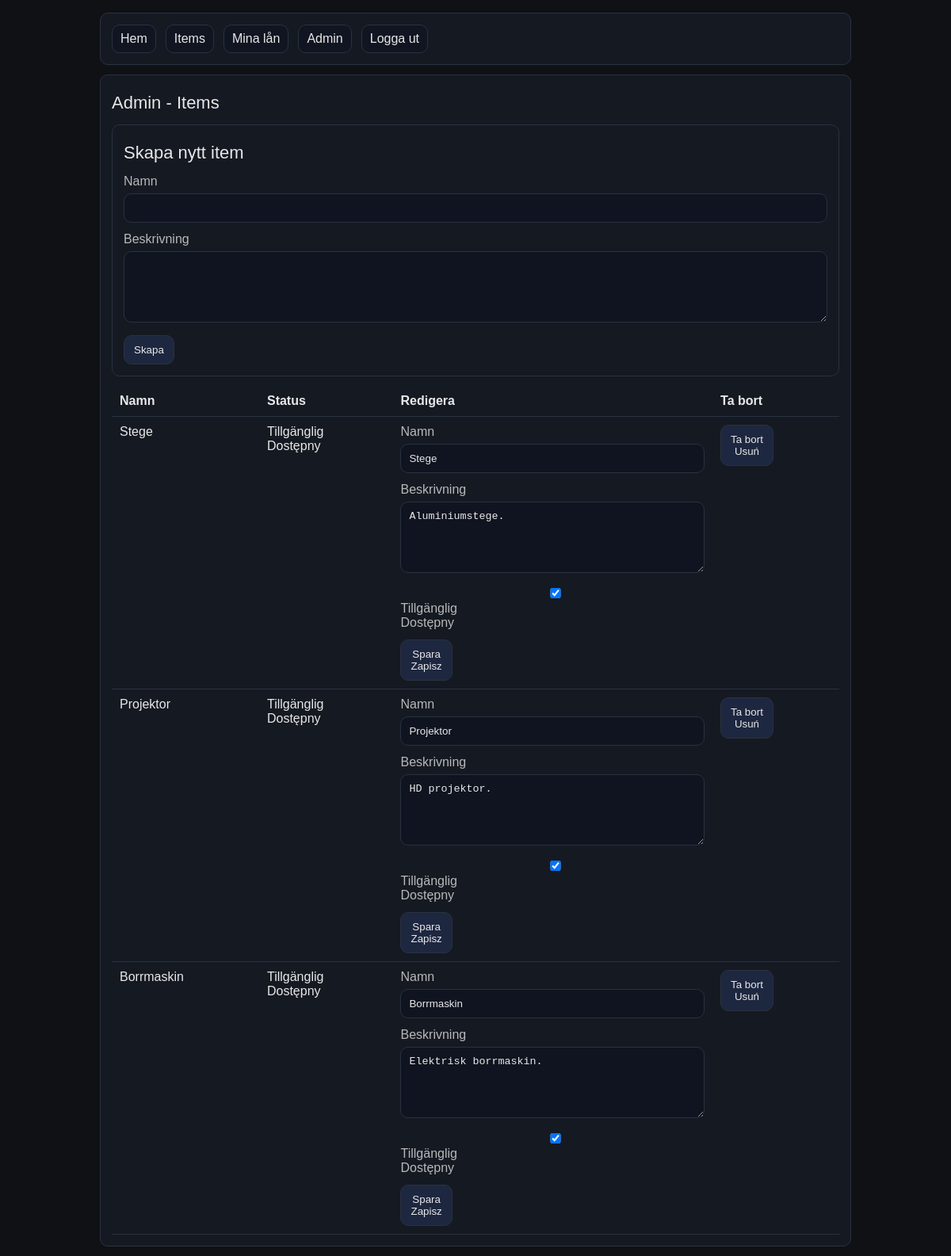
/admin/items (signed in), run on the app's committed database.
### tables this page shows
CREATE TABLE items (
  id INT AUTO_INCREMENT PRIMARY KEY,
  name VARCHAR(100) NOT NULL,
  description TEXT,
  available TINYINT(1) NOT NULL DEFAULT 1,
  created_at TIMESTAMP DEFAULT CURRENT_TIMESTAMP
);

### app/Core/Controller.php (called while the page is built, shortened)
<?php
class Controller
{
  protected function render(string $vy, array $data = []): void
  {
    $view = new View();
    $view->render($vy, $data);
  }
}

### app/Controllers/AdminController.php (called while the page is built, shortened)
<?php
final class AdminController extends Controller
{
  public function items(): void
  {
    $items = Item::alla();
    $this->render('admin/items', [
      'items' => $items,
      'fel' => [],
      'gammal' => [],
    ]);
  }
}

### public/index.php (called while the page is built, shortened)
<?php
spl_autoload_register(function (string $klass): void {
  $prefix = 'App\\';
  $relativ = substr($klass, strlen($prefix));
  $relativ = str_replace('\\', '/', $relativ);
  $fil = __DIR__ . '/../app/' . $relativ . '.php';
});
$router = new Router();
$auth = new AuthController();
$item = new ItemController();
$lan = new LoanController();
$admin = new AdminController();
$router->get('/', function () {
  $view = new \App\Core\View();
  $view->render('home', []);
});
$router->get('/login', [$auth, 'visaLogin']);
$router->post('/login', [$auth, 'loggaIn']);
$router->get('/register', [$auth, 'visaRegister']);
$router->post('/register', [$auth, 'registrera']);
$router->get('/logout', [$auth, 'loggaUt']);
$router->get('/items', [$item, 'index']);
$router->get('/items/show', [$item, 'show']);
$router->get('/lan', [$lan, 'index']);
$router->post('/lan/skapa', [$lan, 'skapa']);
$router->post('/lan/aterlamna', [$lan, 'aterlamna']);
$router->get('/admin/items', [$admin, 'items']);
$router->post('/admin/items/skapa', [$admin, 'skapaItem']);
$router->post('/admin/items/uppdatera', [$admin, 'uppdateraItem']);
$router->post('/admin/items/tabort', [$admin, 'taBortItem']);
$router->dispatch();

### app/Core/Auth.php (called while the page is built, shortened)
<?php
final class Auth
{
  public static function anvandareId(): ?int
  {
    return isset($_SESSION[self::SESSION_USER])
      ? (int) $_SESSION[self::SESSION_USER]
      : null;
  }
  public static function inloggad(): bool
  {
    return self::anvandareId() !== null;
  }
  public static function anvandare(): ?User
  {
    $id = self::anvandareId();
    return User::hitta($id);
  }
}

### app/Core/Database.php (called while the page is built, shortened)
<?php
final class Database
{
  private static ?Database $instans = null;
  private PDO $anslutning;
  private function __construct(array $konfig)
  {
    $dsn = 'mysql:host=' . $konfig['db_host']
      . ';dbname=' . $konfig['db_name']
      . ';charset=' . $konfig['db_charset'];
    try {
      $this->anslutning = new PDO(
        $dsn,
        $konfig['db_user'],
        $konfig['db_pass'],
        [
          PDO::ATTR_ERRMODE => PDO::ERRMODE_EXCEPTION,
          PDO::ATTR_DEFAULT_FETCH_MODE => PDO::FETCH_ASSOC,
          PDO::ATTR_EMULATE_PREPARES => false,
        ]
      );
    } catch (PDOException $e) {
      die('Databasfel: ' . $e->getMessage());
    }
  }
  public static function hamtaInstans(array $konfig): Database
  {
    if (self::$instans === null) {
      self::$instans = new Database($konfig);
    }
    return self::$instans;
  }
  public function pdo(): PDO
  {
    return $this->anslutning;
  }
}

### app/Models/BaseModel.php (called while the page is built, shortened)
<?php
abstract class BaseModel
{
  protected static array $konfig = [];
  public static function sattKonfig(array $konfig): void
  {
    self::$konfig = $konfig;
  }
  protected static function pdo(): PDO
  {
    return Database::hamtaInstans(self::$konfig)->pdo();
  }
}

### app/Models/User.php (called while the page is built, shortened)
<?php
final class User extends BaseModel
{
  public static function hitta(int $id): ?User
  {
    $sql = 'SELECT id, username, email, password, role
            FROM users
            WHERE id = :id
            LIMIT 1';
    $stmt = self::pdo()->prepare($sql);
    $stmt->execute(['id' => $id]);
    $rad = $stmt->fetch();
    return self::franRad($rad);
  }
  private static function franRad(array $rad): User
  {
    $u = new User();
    $u->id = (int) $rad['id'];
    $u->anvandarnamn = (string) $rad['username'];
    $u->epost = (string) $rad['email'];
    $u->losenord_hash = (string) $rad['password'];
    $u->roll = (string) $rad['role'];
    return $u;
  }
}

### app/Models/Item.php (called while the page is built, shortened)
<?php
final class Item extends BaseModel
{
  public static function alla(): array
  {
    $sql = 'SELECT id, name, description, available
            FROM items
            ORDER BY id DESC';
    $stmt = self::pdo()->query($sql);
    $lista = [];
    while ($rad = $stmt->fetch()) {
      $lista[] = self::franRad($rad);
    }
    return $lista;
  }
  private static function franRad(array $rad): Item
  {
    $i = new Item();
    $i->id = (int) $rad['id'];
    $i->namn = (string) $rad['name'];
    $i->beskrivning = (string) ($rad['description'] ?? '');
    $i->tillganglig = ((int) $rad['available']) === 1;
    return $i;
  }
}

### views/admin/items.php (the view, shortened to what this page needs)
<?php
$items = $items ?? [];
$fel = $fel ?? [];
$gammal = $gammal ?? [];
?>
<div class="kort">
  <div class="h1">Admin - Items</div>
  <div class="kort">
    <div class="h1">Skapa nytt item</div>
    <form method="post" action="/admin/items/skapa">
      <?php
        echo FormBuilder::input(
          'text',
          'namn',
          'Namn',
          $gammal['namn'] ?? '',
          $fel
        );
        echo FormBuilder::textarea(
          'beskrivning',
          'Beskrivning',
          $gammal['beskrivning'] ?? '',
          $fel
        );
        echo FormBuilder::knapp('Skapa');
      ?>
    </form>
  </div>
  <?php if (empty($items)): ?>
    <p>
      Inga items i databasen.
      <br>
      Brak przedmiotów.
    </p>
  <?php else: ?>
    <table class="tabell">
      <thead>
        <tr>
          <th>Namn</th>
          <th>Status</th>
          <th>Redigera</th>
          <th>Ta bort</th>
        </tr>
      </thead>
      <tbody>
      <?php foreach ($items as $item): ?>
        <tr>
          <td>
            <?php echo htmlspecialchars($item->namn); ?>
          </td>
          <td>
            <?php echo $item->tillganglig ? 'Tillgänglig' : 'Utlånad'; ?>
            <br>
            <?php echo $item->tillganglig ? 'Dostępny' : 'Wypożyczony'; ?>
          </td>
          <td>
            <form method="post" action="/admin/items/uppdatera">
              <?php echo FormBuilder::input(
                'text',
                'namn',
                'Namn',
                $item->namn,
                []
              ); ?>
              <?php echo FormBuilder::textarea(
                'beskrivning',
                'Beskrivning',
                $item->beskrivning,
                []
              ); ?>
              <div class="falt">
                <label>
                  <input type="checkbox"
                         name="tillganglig"
                         <?php echo $item->tillganglig ? 'checked' : ''; ?>>
                  Tillgänglig
                  <br>
                  Dostępny
                </label>
              </div>
              <button class="knapp" type="submit">
                Spara
                <br>
                Zapisz
              </button>
            </form>
          </td>
          <td>
            <form method="post" action="/admin/items/tabort">
              <button class="knapp"
                      type="submit"
                      data-bekrafta-tabort="1">
                Ta bort
                <br>
                Usuń
              </button>
            </form>
          </td>
        </tr>
      <?php endforeach; ?>
      </tbody>
    </table>
  <?php endif; ?>
</div>

### app/Core/Router.php (shortened to what this page needs)
<?php
final class Router
{
  private array $rutter = [
    'GET' => [],
    'POST' => [],
  ];
  public function get(string $sokvag, callable $hanterare): void
  {
    $this->rutter['GET'][$this->normalisera($sokvag)] = $hanterare;
  }
  public function post(string $sokvag, callable $hanterare): void
  {
    $this->rutter['POST'][$this->normalisera($sokvag)] = $hanterare;
  }
  public function dispatch(): void
  {
    $metod = $_SERVER['REQUEST_METHOD'] ?? 'GET';
    $uri = $_SERVER['REQUEST_URI'] ?? '/';
    $path = parse_url($uri, PHP_URL_PATH) ?? '/';
    $path = $this->normalisera($path);
    $metodRutter = $this->rutter[$metod] ?? [];
    if (isset($metodRutter[$path])) {
      call_user_func($metodRutter[$path]);
      return;
    }
  }
  private function normalisera(string $sokvag): string
  {
    $sokvag = trim($sokvag);
    return $sokvag;
  }
}

### app/Core/View.php (shortened to what this page needs)
<?php
final class View
{
  private string $viewsSokvag;
  public function __construct()
  {
    $this->viewsSokvag = dirname(__DIR__, 2) . '/views';
  }
  public function render(string $vy, array $data = []): void
  {
    extract($data, EXTR_SKIP);
    $fil = $this->viewsSokvag . '/' . $vy . '.php';
    $this->inkludera('layout/header', $data);
    require $fil;
    $this->inkludera('layout/footer', $data);
  }
  private function inkludera(string $vy, array $data = []): void
  {
    extract($data, EXTR_SKIP);
    $fil = $this->viewsSokvag . '/' . $vy . '.php';
    if (is_file($fil)) {
      require $fil;
    }
  }
}

### views/layout/header.php (shortened to what this page needs)
<?php
$bas = str_replace('\\', '/', dirname($_SERVER['SCRIPT_NAME'] ?? ''));
$bas = rtrim($bas, '/');
if ($bas === '' || $bas === '.') {
  $bas = '';
}
$u = Auth::anvandare();
?>
<!doctype html>
<html lang="sv">
<head>
  <link rel="stylesheet" href="<?php echo $bas; ?>/assets/css/app.css">
</head>
<body>
  <div class="container">
    <div class="kort">
      <div class="nav">
        <a href="<?php echo $bas; ?>/">Hem</a>
        <a href="<?php echo $bas; ?>/items">Items</a>
        <?php if (Auth::inloggad()): ?>
          <a href="<?php echo $bas; ?>/lan">Mina lån</a>
          <?php if ($u !== null && $u->roll === 'admin'): ?>
            <a href="<?php echo $bas; ?>/admin/items">Admin</a>
          <?php endif; ?>
          <a href="<?php echo $bas; ?>/logout">Logga ut</a>
        <?php else: ?>
          <a href="<?php echo $bas; ?>/login">Logga in</a>
          <a href="<?php echo $bas; ?>/register">Registrera</a>
        <?php endif; ?>
      </div>
    </div>

### app/Services/FormBuilder.php (shortened to what this page needs)
<?php
final class FormBuilder
{
  private static function e(string $text): string
  {
    return htmlspecialchars($text, ENT_QUOTES, 'UTF-8');
  }
  public static function input(
    string $typ,
    string $namn,
    string $etikett,
    string $varde = '',
    array $fel = []
  ): string {
    $felHtml = '';
    return
      '<div class="falt">' . "\n" .
      '<label>' . self::e($etikett) . '</label>' . "\n" .
      '<input type="' . self::e($typ) . '"' . "\n" .
      'name="' . self::e($namn) . '"' . "\n" .
      'value="' . self::e($varde) . '">' . "\n" .
      $felHtml . "\n" .
      '</div>';
  }
  public static function textarea(
    string $namn,
    string $etikett,
    string $varde = '',
    array $fel = []
  ): string {
    $felHtml = '';
    return
      '<div class="falt">' . "\n" .
      '<label>' . self::e($etikett) . '</label>' . "\n" .
      '<textarea name="' . self::e($namn) . '">' .
      self::e($varde) .
      '</textarea>' . "\n" .
      $felHtml . "\n" .
      '</div>';
  }
  public static function knapp(string $text): string
  {
    return '<button class="knapp" type="submit">'
      . self::e($text)
      . '</button>';
  }
}

### views/layout/footer.php (shortened to what this page needs)
  </div>
</body>
</html>

### public/assets/css/app.css (style rules this page uses)
:root { --bakgrund: #0f1115; --yta: #151922; --text: #e8e8e8; --muted: #b9b9b9; --kant: #2a3140; --fel: #ff6b6b; }
* { box-sizing: border-box; }
body { margin: 0; font-family: Arial, Helvetica, sans-serif; background: var(--bakgrund); color: var(--text); }
a { color: var(--text); text-decoration: none; }
.container { max-width: 980px; margin: 0 auto; padding: 16px; }
.kort { background: var(--yta); border: 1px solid var(--kant); border-radius: 10px; padding: 14px; margin-bottom: 12px; }
.nav { display: flex; gap: 12px; flex-wrap: wrap; align-items: center; }
.nav a { padding: 8px 10px; border: 1px solid var(--kant); border-radius: 10px; background: #101521; }
.h1 { font-size: 22px; margin: 8px 0 14px 0; }
.falt { margin-bottom: 12px; }
label { display: block; margin-bottom: 6px; color: var(--muted); }
input, textarea { width: 100%; padding: 10px; border-radius: 10px; border: 1px solid var(--kant); background: #0f1420; color: var(--text); }
textarea { min-height: 90px; }
.knapp { padding: 10px 12px; border-radius: 10px; border: 1px solid var(--kant); background: #1d2740; color: var(--text); cursor: pointer; }
.tabell { width: 100%; border-collapse: collapse; }
.tabell th, .tabell td { border-bottom: 1px solid var(--kant); padding: 10px; text-align: left; vertical-align: top; }

### data on the page
items: name "Stege", shows "Tillgänglig", shows "Dostępny", namn "Stege", beskrivning "Aluminiumstege.", available "☑"
items: name "Projektor", shows "Tillgänglig", shows "Dostępny", namn "Projektor", beskrivning "HD projektor.", available "☑"
items: name "Borrmaskin", shows "Tillgänglig", shows "Dostępny", namn "Borrmaskin", beskrivning "Elektrisk borrmaskin.", available "☑"

### other printed values
self::e($etikett) "Namn"
self::e($etikett) "Beskrivning"
self::e($text) "Skapa"
